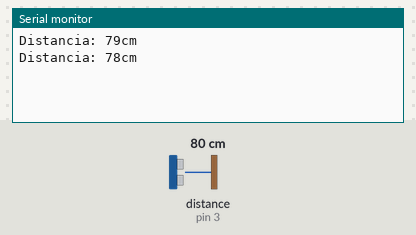
Recording of a sketch running on a simulated Arduino Uno, built with avr-gcc and run on an emulated ATmega328P. Shown: the last lines printed to the serial monitor. Wiring (inferred from the names in the program): ultrasonic range finder: trigger pin 2; echo pin 3. The test bench sets the inputs (shaded band); at power-on: distance to the obstacle (sensor on pin 3) 80 cm. The echo pulse lasts 58.3 µs per cm.

Above: at 1.9 s.
2.0 s: distance to the obstacle (sensor on pin 3) set to 2 cm
At 3.0 s:
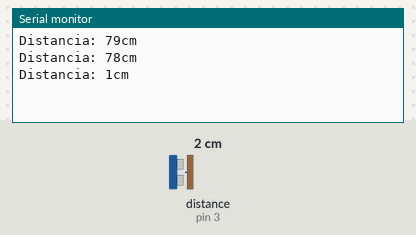
4.7 s: distance to the obstacle (sensor on pin 3) set to 4 cm
At 6.1 s:
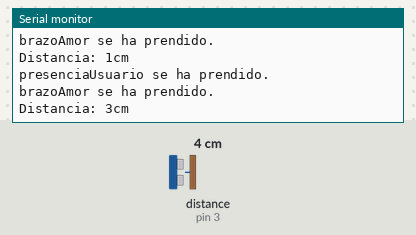
Timing chart, 0 to 7.7 s (numbered marks = the images above; inputs shaded):
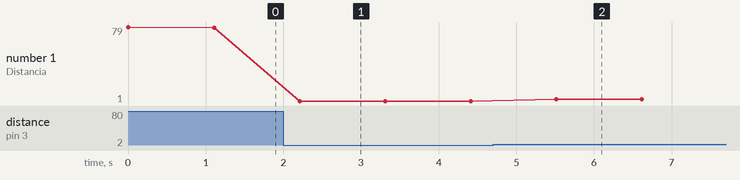

Measured:
- after the input at 2.0 s, the serial monitor: prints a new line after 0.21 s (image 1)
- after the input at 4.7 s, the serial monitor: prints a new line after 0.82 s (image 2)
- plotted number 1: 78 → 1 after the input at 2.0 s, 1 → 3 after the input at 4.7 s

The sketch:

sketch_nov18a.ino
```cpp
const int Trigger = 2;   //Pin digital 2 para el Trigger del sensor
const int Echo = 3;   //Pin digital 3 para el Echo del sensor

bool presenciaUsuario = false;
bool brazoAmor = false;

void setup() {
  Serial.begin(9600);//iniciailzamos la comunicación
  pinMode(Trigger, OUTPUT); //pin como salida
  pinMode(Echo, INPUT);  //pin como entrada
  digitalWrite(Trigger, LOW);//Inicializamos el pin con 0
}


void loop() {
  digitalWrite(Trigger, HIGH);
delayMicroseconds(10);          //Enviamos un pulso de 10us
digitalWrite(Trigger, LOW);
 long t; //timepo que demora en llegar el eco
  long d; //distancia en centimetros

  digitalWrite(Trigger, HIGH);
  delayMicroseconds(100);          //Enviamos un pulso de 10us
  digitalWrite(Trigger, LOW);

  t = pulseIn(Echo, HIGH); //obtenemos el ancho del pulso
  d = t/59;             //escalamos el tiempo a una distancia en cm

  Serial.print("Distancia: ");
  Serial.print(d);      //Enviamos serialmente el valor de la distancia
  Serial.print("cm");
  Serial.println();
  delay(1000);

if (d < 20) {
    presenciaUsuario = true;
  } else {
    presenciaUsuario = false;
  }

  // Lógica para brazoAmor (activación a menos de 5 cm)
  if (d < 10) {
    brazoAmor = true;
  } else {
    brazoAmor = false;
  }

  if (presenciaUsuario) {
    Serial.println("presenciaUsuario se ha prendido.");
  }

  if (brazoAmor == true) {
    Serial.println("brazoAmor se ha prendido.");
  }

  Serial.println();
  delay(100); // Pausa de 100ms
}
```
